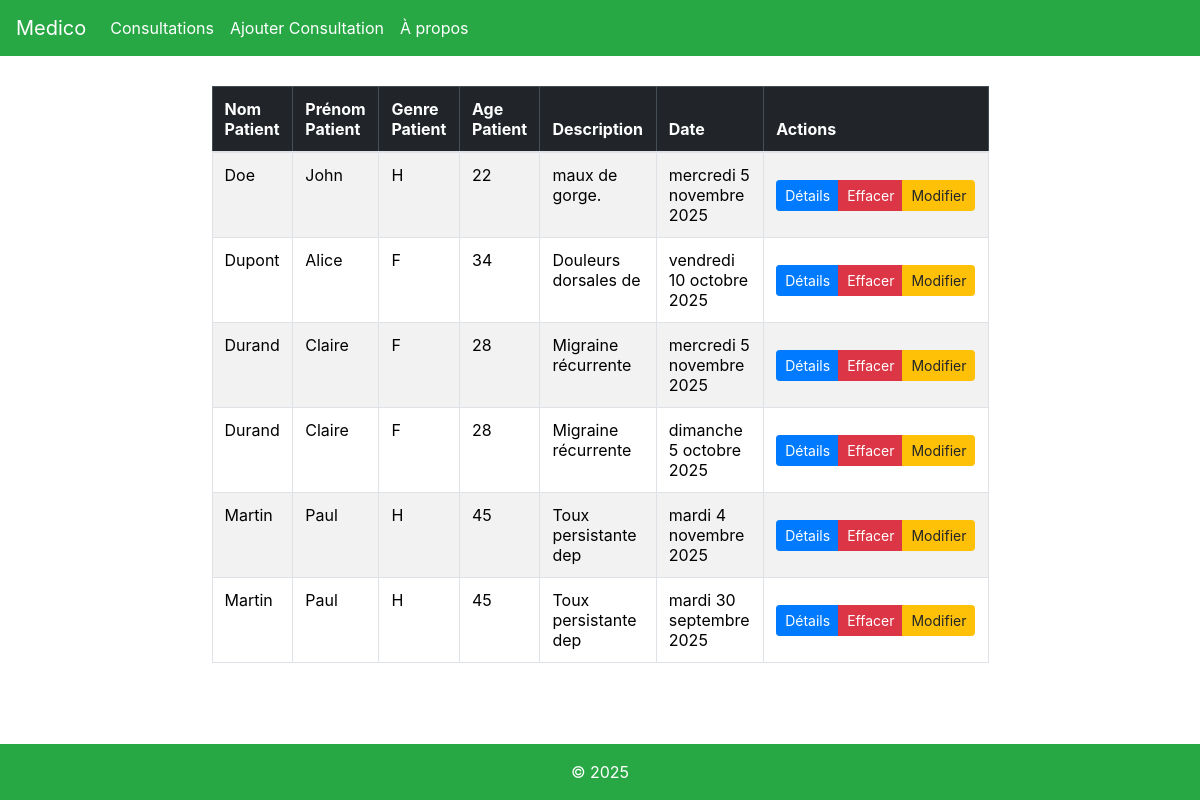
Screenshot of /consultations/ with the database file from the repository.
### medico/models.py (models this page shows)
class Consultation(models.Model):
    GENRE_CHOIX = [('F', "Femme"), ('H', "Homme")]
    patient_nom = models.CharField(max_length=40, null=False)
    patient_prenom = models.CharField(max_length=30, null=False)
    patient_genre = models.CharField(max_length=1, null=False, choices=GENRE_CHOIX)
    patient_age = models.IntegerField(null=False)
    description = models.TextField(null=False)
    date_consultation = models.DateField(null=False)

### medico/views.py (the view)
# urls.py: path('consultations/', views.consultations, name='listeconsultations'),
def consultations(request):
    lesConsultations = Consultation.objects.all().order_by('patient_nom')
    return render(request, 'medico/listeconsultations.html', {"lesConsultations":lesConsultations})

### medico/templates/medico/listeconsultations.html (shortened to what this page needs)
{% extends 'medico/main.html'%}
{% load django_bootstrap5 %}
{% block content %}
<!DOCTYPE html>
<html lang="en">
<head>
    <link rel="stylesheet" href="https://stackpath.bootstrapcdn.com/bootstrap/4.5.2/css/bootstrap.min.css">
</head>
<body>
    <div class="custom-table">
{% if lesConsultations %}
<table class="table table-striped table-bordered">
    <thead class="table-dark">
        <tr>
            <th>Nom Patient</th>
            <th>Prénom Patient</th>
            <th>Genre Patient</th>
            <th>Age Patient</th>
            <th>Description</th>
            <th>Date</th>
            <th>Actions</th>
        </tr>
    </thead>
    <tbody>
        {% for uneConsultation in lesConsultations %}
        <tr>
        <td>{{uneConsultation.patient_nom}}</td>
        <td>{{uneConsultation.patient_prenom}}</td>
        <td>{{uneConsultation.patient_genre}}</td>
        <td>{{uneConsultation.patient_age}}</td>
        <td>{{uneConsultation.description|slice:":20"}}</td>
        <td>{{ uneConsultation.date_consultation|date:"l j F Y" }}</td>
        <td class="text-center align-middle"><div class="btn-group btn-group-sm" role="group"><a class="btn btn-primary btn-sm" href="{% url 'consultationDetail' uneConsultation.id %}">Détails</a>
        <a class="btn btn-danger btn-sm" href="{% url 'deleteconsultation' uneConsultation.id %}">Effacer</a>
        <a class="btn btn-warning btn-sm" href="{% url 'editConsultation' uneConsultation.id %}" >Modifier</a></div></td>
    </tr>
        {% endfor %}
    </tbody>
</table>
</div>
{% else %}
<p>Aucunes Consultations.</p>
{% endif %}
</body>
</html>
{% endblock %}

### medico/templates/medico/listeconsultations.html (style rules this page uses)
.custom-table { width: 70%; margin: 30px auto 0 auto; }

### rows the page displays
Consultation: patient_nom "Doe", patient_prenom "John", patient_genre "H", patient_age "22", description "maux de gorge.", date_consultation "mercredi 5 novembre 2025"
Consultation: patient_nom "Dupont", patient_prenom "Alice", patient_genre "F", patient_age "34", description "Douleurs dorsales de", date_consultation "vendredi 10 octobre 2025"
Consultation: patient_nom "Durand", patient_prenom "Claire", patient_genre "F", patient_age "28", description "Migraine récurrente", date_consultation "mercredi 5 novembre 2025"
Consultation: patient_nom "Durand", patient_prenom "Claire", patient_genre "F", patient_age "28", description "Migraine récurrente", date_consultation "dimanche 5 octobre 2025"
Consultation: patient_nom "Martin", patient_prenom "Paul", patient_genre "H", patient_age "45", description "Toux persistante dep", date_consultation "mardi 4 novembre 2025"
Consultation: patient_nom "Martin", patient_prenom "Paul", patient_genre "H", patient_age "45", description "Toux persistante dep", date_consultation "mardi 30 septembre 2025"
